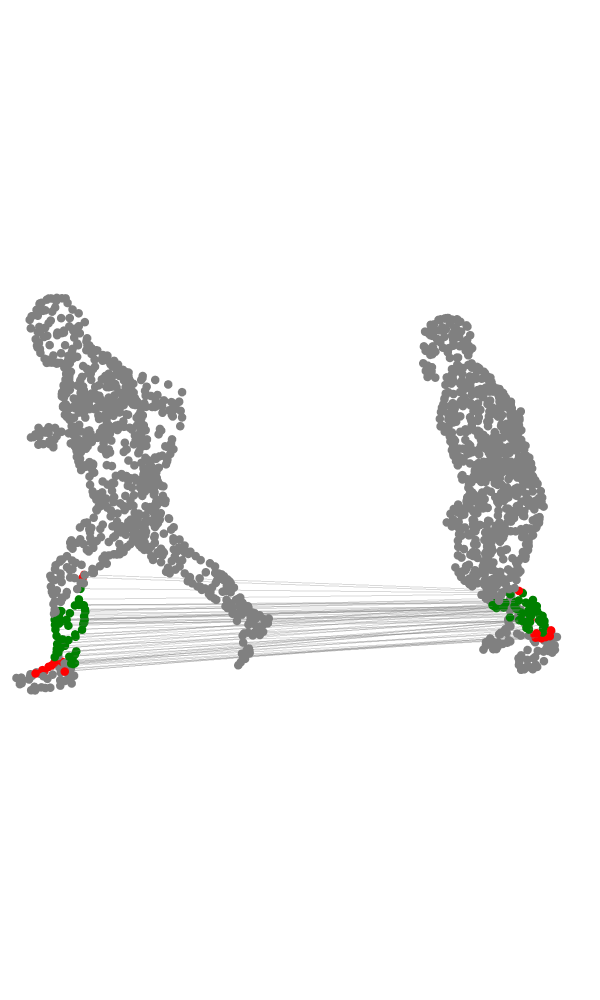

The cell this chart's notebook holds for it:
### Code cell
plot_specific_region_connections(
    points1, points2, faces1, faces2, G_aug, "left_shin", cam = dict(x = -2, y = -1.5, z = 1), size = 5,
    height = 1000
)

### Figure 1 — Plotly figure (JSON) as saved in the notebook; plotly's stock layout.template omitted (floating-point values rounded to 4 significant figures; data arrays with more than 128 entries replaced by an {"elided": "..."} marker saying what was removed)
{"data": [{"marker": {"color": {"elided": "1000 str values"}, "size": 5}, "mode": "markers", "name": "Points 1", "type": "scatter3d", "x": {"elided": "1000 float values"}, "y": {"elided": "1000 float values"}, "z": {"elided": "1000 float values"}}, {"marker": {"color": {"elided": "1000 str values"}, "size": 5}, "mode": "markers", "name": "Points 2", "type": "scatter3d", "x": {"elided": "1000 float values"}, "y": {"elided": "1000 float values"}, "z": {"elided": "1000 float values"}}, {"line": {"color": "gray", "width": 2}, "mode": "lines", "opacity": 0.3, "showlegend": false, "type": "scatter3d", "x": [3.482, 2.091], "y": [-3.474, -2.16], "z": [0.2679, 0.4195]}, {"marker": {"color": "green", "size": 5}, "mode": "markers", "showlegend": false, "type": "scatter3d", "x": [3.482, 2.091], "y": [-3.474, -2.16], "z": [0.2679, 0.4195]}, {"line": {"color": "gray", "width": 2}, "mode": "lines", "opacity": 0.3, "showlegend": false, "type": "scatter3d", "x": [3.587, 1.993], "y": [-3.591, -2.175], "z": [0.1062, 0.1494]}, {"marker": {"color": "red", "size": 5}, "mode": "markers", "showlegend": false, "type": "scatter3d", "x": [3.587, 1.993], "y": [-3.591, -2.175], "z": [0.1062, 0.1494]}, {"line": {"color": "gray", "width": 2}, "mode": "lines", "opacity": 0.3, "showlegend": false, "type": "scatter3d", "x": [3.538, 2.018], "y": [-3.522, -2.131], "z": [0.1725, 0.2595]}, {"marker": {"color": "green", "size": 5}, "mode": "markers", "showlegend": false, "type": "scatter3d", "x": [3.538, 2.018], "y": [-3.522, -2.131], "z": [0.1725, 0.2595]}, {"line": {"color": "gray", "width": 2}, "mode": "lines", "opacity": 0.3, "showlegend": false, "type": "scatter3d", "x": [3.415, 2.021], "y": [-3.468, -2.135], "z": [0.2773, 0.3922]}, {"marker": {"color": "green", "size": 5}, "mode": "markers", "showlegend": false, "type": "scatter3d", "x": [3.415, 2.021], "y": [-3.468, -2.135], "z": [0.2773, 0.3922]}, {"line": {"color": "gray", "width": 2}, "mode": "lines", "opacity": 0.3, "showlegend": false, "type": "scatter3d", "x": [3.69, 2.056], "y": [-3.58, -2.175], "z": [0.1004, 0.2027]}, {"marker": {"color": "green", "size": 5}, "mode": "markers", "showlegend": false, "type": "scatter3d", "x": [3.69, 2.056], "y": [-3.58, -2.175], "z": [0.1004, 0.2027]}, {"line": {"color": "gray", "width": 2}, "mode": "lines", "opacity": 0.3, "showlegend": false, "type": "scatter3d", "x": [3.502, 2.083], "y": [-3.593, -2.219], "z": [0.2004, 0.3603]}, {"marker": {"color": "green", "size": 5}, "mode": "markers", "showlegend": false, "type": "scatter3d", "x": [3.502, 2.083], "y": [-3.593, -2.219], "z": [0.2004, 0.3603]}, {"line": {"color": "gray", "width": 2}, "mode": "lines", "opacity": 0.3, "showlegend": false, "type": "scatter3d", "x": [3.609, 2.067], "y": [-3.535, -2.22], "z": [0.22, 0.3332]}, {"marker": {"color": "green", "size": 5}, "mode": "markers", "showlegend": false, "type": "scatter3d", "x": [3.609, 2.067], "y": [-3.535, -2.22], "z": [0.22, 0.3332]}, {"line": {"color": "gray", "width": 2}, "mode": "lines", "opacity": 0.3, "showlegend": false, "type": "scatter3d", "x": [3.637, 2.071], "y": [-3.576, -2.172], "z": [0.177, 0.2821]}, {"marker": {"color": "green", "size": 5}, "mode": "markers", "showlegend": false, "type": "scatter3d", "x": [3.637, 2.071], "y": [-3.576, -2.172], "z": [0.177, 0.2821]}, {"line": {"color": "gray", "width": 2}, "mode": "lines", "opacity": 0.3, "showlegend": false, "type": "scatter3d", "x": [3.581, 1.979], "y": [-3.508, -2.16], "z": [0.1897, 0.2427]}, {"marker": {"color": "green", "size": 5}, "mode": "markers", "showlegend": false, "type": "scatter3d", "x": [3.581, 1.979], "y": [-3.508, -2.16], "z": [0.1897, 0.2427]}, {"line": {"color": "gray", "width": 2}, "mode": "lines", "opacity": 0.3, "showlegend": false, "type": "scatter3d", "x": [3.562, 2.08], "y": [-3.571, -2.234], "z": [0.2805, 0.4165]}, {"marker": {"color": "green", "size": 5}, "mode": "markers", "showlegend": false, "type": "scatter3d", "x": [3.562, 2.08], "y": [-3.571, -2.234], "z": [0.2805, 0.4165]}, {"line": {"color": "gray", "width": 2}, "mode": "lines", "opacity": 0.3, "showlegend": false, "type": "scatter3d", "x": [3.609, 2.023], "y": [-3.615, -2.185], "z": [0.1674, 0.1781]}, {"marker": {"color": "green", "size": 5}, "mode": "markers", "showlegend": false, "type": "scatter3d", "x": [3.609, 2.023], "y": [-3.615, -2.185], "z": [0.1674, 0.1781]}, {"line": {"color": "gray", "width": 2}, "mode": "lines", "opacity": 0.3, "showlegend": false, "type": "scatter3d", "x": [3.627, 2.052], "y": [-3.537, -2.164], "z": [0.1434, 0.1632]}, {"marker": {"color": "red", "size": 5}, "mode": "markers", "showlegend": false, "type": "scatter3d", "x": [3.627, 2.052], "y": [-3.537, -2.164], "z": [0.1434, 0.1632]}, {"line": {"color": "gray", "width": 2}, "mode": "lines", "opacity": 0.3, "showlegend": false, "type": "scatter3d", "x": [3.602, 2.037], "y": [-3.614, -2.183], "z": [0.1323, 0.1687]}, {"marker": {"color": "green", "size": 5}, "mode": "markers", "showlegend": false, "type": "scatter3d", "x": [3.602, 2.037], "y": [-3.614, -2.183], "z": [0.1323, 0.1687]}, {"line": {"color": "gray", "width": 2}, "mode": "lines", "opacity": 0.3, "showlegend": false, "type": "scatter3d", "x": [3.508, 2.091], "y": [-3.544, -2.202], "z": [0.3279, 0.5104]}, {"marker": {"color": "green", "size": 5}, "mode": "markers", "showlegend": false, "type": "scatter3d", "x": [3.508, 2.091], "y": [-3.544, -2.202], "z": [0.3279, 0.5104]}, {"line": {"color": "gray", "width": 2}, "mode": "lines", "opacity": 0.3, "showlegend": false, "type": "scatter3d", "x": [3.511, 2.096], "y": [-3.482, -2.182], "z": [0.3036, 0.4525]}, {"marker": {"color": "green", "size": 5}, "mode": "markers", "showlegend": false, "type": "scatter3d", "x": [3.511, 2.096], "y": [-3.482, -2.182], "z": [0.3036, 0.4525]}, {"line": {"color": "gray", "width": 2}, "mode": "lines", "opacity": 0.3, "showlegend": false, "type": "scatter3d", "x": [3.697, 2.034], "y": [-3.612, -2.115], "z": [0.0811, 0.1587]}, {"marker": {"color": "red", "size": 5}, "mode": "markers", "showlegend": false, "type": "scatter3d", "x": [3.697, 2.034], "y": [-3.612, -2.115], "z": [0.0811, 0.1587]}, {"line": {"color": "gray", "width": 2}, "mode": "lines", "opacity": 0.3, "showlegend": false, "type": "scatter3d", "x": [3.671, 2.048], "y": [-3.568, -2.18], "z": [0.1221, 0.1669]}, {"marker": {"color": "green", "size": 5}, "mode": "markers", "showlegend": false, "type": "scatter3d", "x": [3.671, 2.048], "y": [-3.568, -2.18], "z": [0.1221, 0.1669]}, {"line": {"color": "gray", "width": 2}, "mode": "lines", "opacity": 0.3, "showlegend": false, "type": "scatter3d", "x": [3.592, 2.067], "y": [-3.578, -2.241], "z": [0.2393, 0.3877]}, {"marker": {"color": "green", "size": 5}, "mode": "markers", "showlegend": false, "type": "scatter3d", "x": [3.592, 2.067], "y": [-3.578, -2.241], "z": [0.2393, 0.3877]}, {"line": {"color": "gray", "width": 2}, "mode": "lines", "opacity": 0.3, "showlegend": false, "type": "scatter3d", "x": [3.499, 2.125], "y": [-3.528, -2.194], "z": [0.3382, 0.5599]}, {"marker": {"color": "red", "size": 5}, "mode": "markers", "showlegend": false, "type": "scatter3d", "x": [3.499, 2.125], "y": [-3.528, -2.194], "z": [0.3382, 0.5599]}, {"line": {"color": "gray", "width": 2}, "mode": "lines", "opacity": 0.3, "showlegend": false, "type": "scatter3d", "x": [3.62, 2.015], "y": [-3.552, -2.235], "z": [0.2037, 0.3377]}, {"marker": {"color": "green", "size": 5}, "mode": "markers", "showlegend": false, "type": "scatter3d", "x": [3.62, 2.015], "y": [-3.552, -2.235], "z": [0.2037, 0.3377]}, {"line": {"color": "gray", "width": 2}, "mode": "lines", "opacity": 0.3, "showlegend": false, "type": "scatter3d", "x": [3.618, 2.052], "y": [-3.535, -2.162], "z": [0.1417, 0.173]}, {"marker": {"color": "green", "size": 5}, "mode": "markers", "showlegend": false, "type": "scatter3d", "x": [3.618, 2.052], "y": [-3.535, -2.162], "z": [0.1417, 0.173]}, {"line": {"color": "gray", "width": 2}, "mode": "lines", "opacity": 0.3, "showlegend": false, "type": "scatter3d", "x": [3.364, 1.97], "y": [-3.481, -2.194], "z": [0.3004, 0.4141]}, {"marker": {"color": "green", "size": 5}, "mode": "markers", "showlegend": false, "type": "scatter3d", "x": [3.364, 1.97], "y": [-3.481, -2.194], "z": [0.3004, 0.4141]}, {"line": {"color": "gray", "width": 2}, "mode": "lines", "opacity": 0.3, "showlegend": false, "type": "scatter3d", "x": [3.663, 2.006], "y": [-3.623, -2.098], "z": [0.06875, 0.1617]}, {"marker": {"color": "red", "size": 5}, "mode": "markers", "showlegend": false, "type": "scatter3d", "x": [3.663, 2.006], "y": [-3.623, -2.098], "z": [0.06875, 0.1617]}, {"line": {"color": "gray", "width": 2}, "mode": "lines", "opacity": 0.3, "showlegend": false, "type": "scatter3d", "x": [3.524, 2.118], "y": [-3.534, -2.192], "z": [0.3212, 0.5492]}, {"marker": {"color": "red", "size": 5}, "mode": "markers", "showlegend": false, "type": "scatter3d", "x": [3.524, 2.118], "y": [-3.534, -2.192], "z": [0.3212, 0.5492]}, {"line": {"color": "gray", "width": 2}, "mode": "lines", "opacity": 0.3, "showlegend": false, "type": "scatter3d", "x": [3.399, 1.99], "y": [-3.474, -2.142], "z": [0.2762, 0.3878]}, {"marker": {"color": "green", "size": 5}, "mode": "markers", "showlegend": false, "type": "scatter3d", "x": [3.399, 1.99], "y": [-3.474, -2.142], "z": [0.2762, 0.3878]}, {"line": {"color": "gray", "width": 2}, "mode": "lines", "opacity": 0.3, "showlegend": false, "type": "scatter3d", "x": [3.619, 2.051], "y": [-3.599, -2.191], "z": [0.1848, 0.2268]}, {"marker": {"color": "green", "size": 5}, "mode": "markers", "showlegend": false, "type": "scatter3d", "x": [3.619, 2.051], "y": [-3.599, -2.191], "z": [0.1848, 0.2268]}, {"line": {"color": "gray", "width": 2}, "mode": "lines", "opacity": 0.3, "showlegend": false, "type": "scatter3d", "x": [3.49, 1.993], "y": [-3.599, -2.236], "z": [0.2677, 0.446]}, {"marker": {"color": "green", "size": 5}, "mode": "markers", "showlegend": false, "type": "scatter3d", "x": [3.49, 1.993], "y": [-3.599, -2.236], "z": [0.2677, 0.446]}, {"line": {"color": "gray", "width": 2}, "mode": "lines", "opacity": 0.3, "showlegend": false, "type": "scatter3d", "x": [3.437, 2.067], "y": [-3.56, -2.242], "z": [0.3246, 0.455]}, {"marker": {"color": "green", "size": 5}, "mode": "markers", "showlegend": false, "type": "scatter3d", "x": [3.437, 2.067], "y": [-3.56, -2.242], "z": [0.3246, 0.455]}, {"line": {"color": "gray", "width": 2}, "mode": "lines", "opacity": 0.3, "showlegend": false, "type": "scatter3d", "x": [3.367, 1.971], "y": [-3.469, -2.171], "z": [0.3016, 0.3994]}, {"marker": {"color": "green", "size": 5}, "mode": "markers", "showlegend": false, "type": "scatter3d", "x": [3.367, 1.971], "y": [-3.469, -2.171], "z": [0.3016, 0.3994]}, {"line": {"color": "gray", "width": 2}, "mode": "lines", "opacity": 0.3, "showlegend": false, "type": "scatter3d", "x": [3.501, 2.075], "y": [-3.598, -2.239], "z": [0.2779, 0.4314]}, {"marker": {"color": "green", "size": 5}, "mode": "markers", "showlegend": false, "type": "scatter3d", "x": [3.501, 2.075], "y": [-3.598, -2.239], "z": [0.2779, 0.4314]}, {"line": {"color": "gray", "width": 2}, "mode": "lines", "opacity": 0.3, "showlegend": false, "type": "scatter3d", "x": [3.471, 2.097], "y": [-3.58, -2.177], "z": [0.3059, 0.4245]}, {"marker": {"color": "green", "size": 5}, "mode": "markers", "showlegend": false, "type": "scatter3d", "x": [3.471, 2.097], "y": [-3.58, -2.177], "z": [0.3059, 0.4245]}, {"line": {"color": "gray", "width": 2}, "mode": "lines", "opacity": 0.3, "showlegend": false, "type": "scatter3d", "x": [3.583, 1.98], "y": [-3.615, -2.175], "z": [0.19, 0.2686]}, {"marker": {"color": "green", "size": 5}, "mode": "markers", "showlegend": false, "type": "scatter3d", "x": [3.583, 1.98], "y": [-3.615, -2.175], "z": [0.19, 0.2686]}, {"line": {"color": "gray", "width": 2}, "mode": "lines", "opacity": 0.3, "showlegend": false, "type": "scatter3d", "x": [3.469, 1.988], "y": [-3.571, -2.144], "z": [0.2122, 0.3429]}, {"marker": {"color": "green", "size": 5}, "mode": "markers", "showlegend": false, "type": "scatter3d", "x": [3.469, 1.988], "y": [-3.571, -2.144], "z": [0.2122, 0.3429]}, {"line": {"color": "gray", "width": 2}, "mode": "lines", "opacity": 0.3, "showlegend": false, "type": "scatter3d", "x": [3.552, 2.002], "y": [-3.554, -2.122], "z": [0.137, 0.2202]}, {"marker": {"color": "green", "size": 5}, "mode": "markers", "showlegend": false, "type": "scatter3d", "x": [3.552, 2.002], "y": [-3.554, -2.122], "z": [0.137, 0.2202]}, {"line": {"color": "gray", "width": 2}, "mode": "lines", "opacity": 0.3, "showlegend": false, "type": "scatter3d", "x": [3.448, 1.97], "y": [-3.577, -2.191], "z": [0.2605, 0.3933]}, {"marker": {"color": "green", "size": 5}, "mode": "markers", "showlegend": false, "type": "scatter3d", "x": [3.448, 1.97], "y": [-3.577, -2.191], "z": [0.2605, 0.3933]}, {"line": {"color": "gray", "width": 2}, "mode": "lines", "opacity": 0.3, "showlegend": false, "type": "scatter3d", "x": [3.424, 2.036], "y": [-3.447, -2.134], "z": [0.3062, 0.407]}, {"marker": {"color": "green", "size": 5}, "mode": "markers", "showlegend": false, "type": "scatter3d", "x": [3.424, 2.036], "y": [-3.447, -2.134], "z": [0.3062, 0.407]}, {"line": {"color": "gray", "width": 2}, "mode": "lines", "opacity": 0.3, "showlegend": false, "type": "scatter3d", "x": [3.649, 1.976], "y": [-3.553, -2.063], "z": [0.05469, 0.1217]}, {"marker": {"color": "red", "size": 5}, "mode": "markers", "showlegend": false, "type": "scatter3d", "x": [3.649, 1.976], "y": [-3.553, -2.063], "z": [0.05469, 0.1217]}, {"line": {"color": "gray", "width": 2}, "mode": "lines", "opacity": 0.3, "showlegend": false, "type": "scatter3d", "x": [3.549, 2.0], "y": [-3.488, -2.133], "z": [0.2299, 0.2656]}, {"marker": {"color": "green", "size": 5}, "mode": "markers", "showlegend": false, "type": "scatter3d", "x": [3.549, 2.0], "y": [-3.488, -2.133], "z": [0.2299, 0.2656]}, {"line": {"color": "gray", "width": 2}, "mode": "lines", "opacity": 0.3, "showlegend": false, "type": "scatter3d", "x": [3.532, 2.094], "y": [-3.606, -2.208], "z": [0.2561, 0.3812]}, {"marker": {"color": "green", "size": 5}, "mode": "markers", "showlegend": false, "type": "scatter3d", "x": [3.532, 2.094], "y": [-3.606, -2.208], "z": [0.2561, 0.3812]}, {"line": {"color": "gray", "width": 2}, "mode": "lines", "opacity": 0.3, "showlegend": false, "type": "scatter3d", "x": [3.557, 1.983], "y": [-3.494, -2.148], "z": [0.2146, 0.2536]}, {"marker": {"color": "green", "size": 5}, "mode": "markers", "showlegend": false, "type": "scatter3d", "x": [3.557, 1.983], "y": [-3.494, -2.148], "z": [0.2146, 0.2536]}, {"line": {"color": "gray", "width": 2}, "mode": "lines", "opacity": 0.3, "showlegend": false, "type": "scatter3d", "x": [3.62, 1.935], "y": [-3.569, -2.054], "z": [0.07414, 0.1252]}, {"marker": {"color": "red", "size": 5}, "mode": "markers", "showlegend": false, "type": "scatter3d", "x": [3.62, 1.935], "y": [-3.569, -2.054], "z": [0.07414, 0.1252]}, {"line": {"color": "gray", "width": 2}, "mode": "lines", "opacity": 0.3, "showlegend": false, "type": "scatter3d", "x": [3.552, 1.993], "y": [-3.614, -2.214], "z": [0.1945, 0.313]}, {"marker": {"color": "green", "size": 5}, "mode": "markers", "showlegend": false, "type": "scatter3d", "x": [3.552, 1.993], "y": [-3.614, -2.214], "z": [0.1945, 0.313]}, {"line": {"color": "gray", "width": 2}, "mode": "lines", "opacity": 0.3, "showlegend": false, "type": "scatter3d", "x": [3.493, 2.087], "y": [-3.6, -2.213], "z": [0.2386, 0.3635]}, {"marker": {"color": "green", "size": 5}, "mode": "markers", "showlegend": false, "type": "scatter3d", "x": [3.493, 2.087], "y": [-3.6, -2.213], "z": [0.2386, 0.3635]}, {"line": {"color": "gray", "width": 2}, "mode": "lines", "opacity": 0.3, "showlegend": false, "type": "scatter3d", "x": [3.477, 1.988], "y": [-3.594, -2.227], "z": [0.2544, 0.3876]}, {"marker": {"color": "green", "size": 5}, "mode": "markers", "showlegend": false, "type": "scatter3d", "x": [3.477, 1.988], "y": [-3.594, -2.227], "z": [0.2544, 0.3876]}, {"line": {"color": "gray", "width": 2}, "mode": "lines", "opacity": 0.3, "showlegend": false, "type": "scatter3d", "x": [3.628, 1.968], "y": [-3.57, -2.061], "z": [0.05878, 0.1286]}, {"marker": {"color": "red", "size": 5}, "mode": "markers", "showlegend": false, "type": "scatter3d", "x": [3.628, 1.968], "y": [-3.57, -2.061], "z": [0.05878, 0.1286]}, {"line": {"color": "gray", "width": 2}, "mode": "lines", "opacity": 0.3, "showlegend": false, "type": "scatter3d", "x": [3.592, 2.008], "y": [-3.616, -2.194], "z": [0.1809, 0.2212]}, {"marker": {"color": "green", "size": 5}, "mode": "markers", "showlegend": false, "type": "scatter3d", "x": [3.592, 2.008], "y": [-3.616, -2.194], "z": [0.1809, 0.2212]}, {"line": {"color": "gray", "width": 2}, "mode": "lines", "opacity": 0.3, "showlegend": false, "type": "scatter3d", "x": [3.57, 2.038], "y": [-3.559, -2.137], "z": [0.1224, 0.2415]}, {"marker": {"color": "green", "size": 5}, "mode": "markers", "showlegend": false, "type": "scatter3d", "x": [3.57, 2.038], "y": [-3.559, -2.137], "z": [0.1224, 0.2415]}, {"line": {"color": "gray", "width": 2}, "mode": "lines", "opacity": 0.3, "showlegend": false, "type": "scatter3d", "x": [3.629, 1.986], "y": [-3.598, -2.081], "z": [0.06402, 0.1432]}, {"marker": {"color": "red", "size": 5}, "mode": "markers", "showlegend": false, "type": "scatter3d", "x": [3.629, 1.986], "y": [-3.598, -2.081], "z": [0.06402, 0.1432]}, {"line": {"color": "gray", "width": 2}, "mode": "lines", "opacity": 0.3, "showlegend": false, "type": "scatter3d", "x": [3.613, 1.987], "y": [-3.609, -2.125], "z": [0.1048, 0.2054]}, {"marker": {"color": "green", "size": 5}, "mode": "markers", "showlegend": false, "type": "scatter3d", "x": [3.613, 1.987], "y": [-3.609, -2.125], "z": [0.1048, 0.2054]}, {"line": {"color": "gray", "width": 2}, "mode": "lines", "opacity": 0.3, "showlegend": false, "type": "scatter3d", "x": [3.459, 2.044], "y": [-3.479, -2.132], "z": [0.256, 0.357]}, {"marker": {"color": "green", "size": 5}, "mode": "markers", "showlegend": false, "type": "scatter3d", "x": [3.459, 2.044], "y": [-3.479, -2.132], "z": [0.256, 0.357]}, {"line": {"color": "gray", "width": 2}, "mode": "lines", "opacity": 0.3, "showlegend": false, "type": "scatter3d", "x": [3.643, 1.972], "y": [-3.612, -2.118], "z": [0.06881, 0.1692]}, {"marker": {"color": "red", "size": 5}, "mode": "markers", "showlegend": false, "type": "scatter3d", "x": [3.643, 1.972], "y": [-3.612, -2.118], "z": [0.06881, 0.1692]}, {"line": {"color": "gray", "width": 2}, "mode": "lines", "opacity": 0.3, "showlegend": false, "type": "scatter3d", "x": [3.553, 2.031], "y": [-3.489, -2.133], "z": [0.2483, 0.2747]}, {"marker": {"color": "green", "size": 5}, "mode": "markers", "showlegend": false, "type": "scatter3d", "x": [3.553, 2.031], "y": [-3.489, -2.133], "z": [0.2483, 0.2747]}, {"line": {"color": "gray", "width": 2}, "mode": "lines", "opacity": 0.3, "showlegend": false, "type": "scatter3d", "x": [3.416, 2.028], "y": [-3.456, -2.135], "z": [0.2911, 0.4114]}, {"marker": {"color": "green", "size": 5}, "mode": "markers", "showlegend": false, "type": "scatter3d", "x": [3.416, 2.028], "y": [-3.456, -2.135], "z": [0.2911, 0.4114]}, {"line": {"color": "gray", "width": 2}, "mode": "lines", "opacity": 0.3, "showlegend": false, "type": "scatter3d", "x": [3.618, 1.995], "y": [-3.537, -2.139], "z": [0.1944, 0.3082]}, {"marker": {"color": "green", "size": 5}, "mode": "markers", "showlegend": false, "type": "scatter3d", "x": [3.618, 1.995], "y": [-3.537, -2.139], "z": [0.1944, 0.3082]}, {"line": {"color": "gray", "width": 2}, "mode": "lines", "opacity": 0.3, "showlegend": false, "type": "scatter3d", "x": [3.475, 1.983], "y": [-3.594, -2.225], "z": [0.2685, 0.4162]}, {"marker": {"color": "green", "size": 5}, "mode": "markers", "showlegend": false, "type": "scatter3d", "x": [3.475, 1.983], "y": [-3.594, -2.225], "z": [0.2685, 0.4162]}, {"line": {"color": "gray", "width": 2}, "mode": "lines", "opacity": 0.3, "showlegend": false, "type": "scatter3d", "x": [3.62, 2.058], "y": [-3.568, -2.24], "z": [0.2028, 0.3704]}, {"marker": {"color": "green", "size": 5}, "mode": "markers", "showlegend": false, "type": "scatter3d", "x": [3.62, 2.058], "y": [-3.568, -2.24], "z": [0.2028, 0.3704]}, {"line": {"color": "gray", "width": 2}, "mode": "lines", "opacity": 0.3, "showlegend": false, "type": "scatter3d", "x": [3.444, 1.973], "y": [-3.521, -2.16], "z": [0.2251, 0.3767]}, {"marker": {"color": "green", "size": 5}, "mode": "markers", "showlegend": false, "type": "scatter3d", "x": [3.444, 1.973], "y": [-3.521, -2.16], "z": [0.2251, 0.3767]}], "layout": {"height": 1000, "margin": {"b": 0, "l": 0, "r": 0, "t": 0}, "paper_bgcolor": "rgba(0,0,0,0)", "plot_bgcolor": "rgba(0,0,0,0)", "scene": {"aspectmode": "data", "camera": {"eye": {"x": -2, "y": -1.5, "z": 1}}, "xaxis": {"showbackground": false, "showgrid": false, "showticklabels": false, "title": {"text": ""}, "visible": false, "zeroline": false}, "yaxis": {"showbackground": false, "showgrid": false, "showticklabels": false, "title": {"text": ""}, "visible": false, "zeroline": false}, "zaxis": {"showbackground": false, "showgrid": false, "showticklabels": false, "title": {"text": ""}, "visible": false, "zeroline": false}}, "showlegend": false, "width": 600}}
